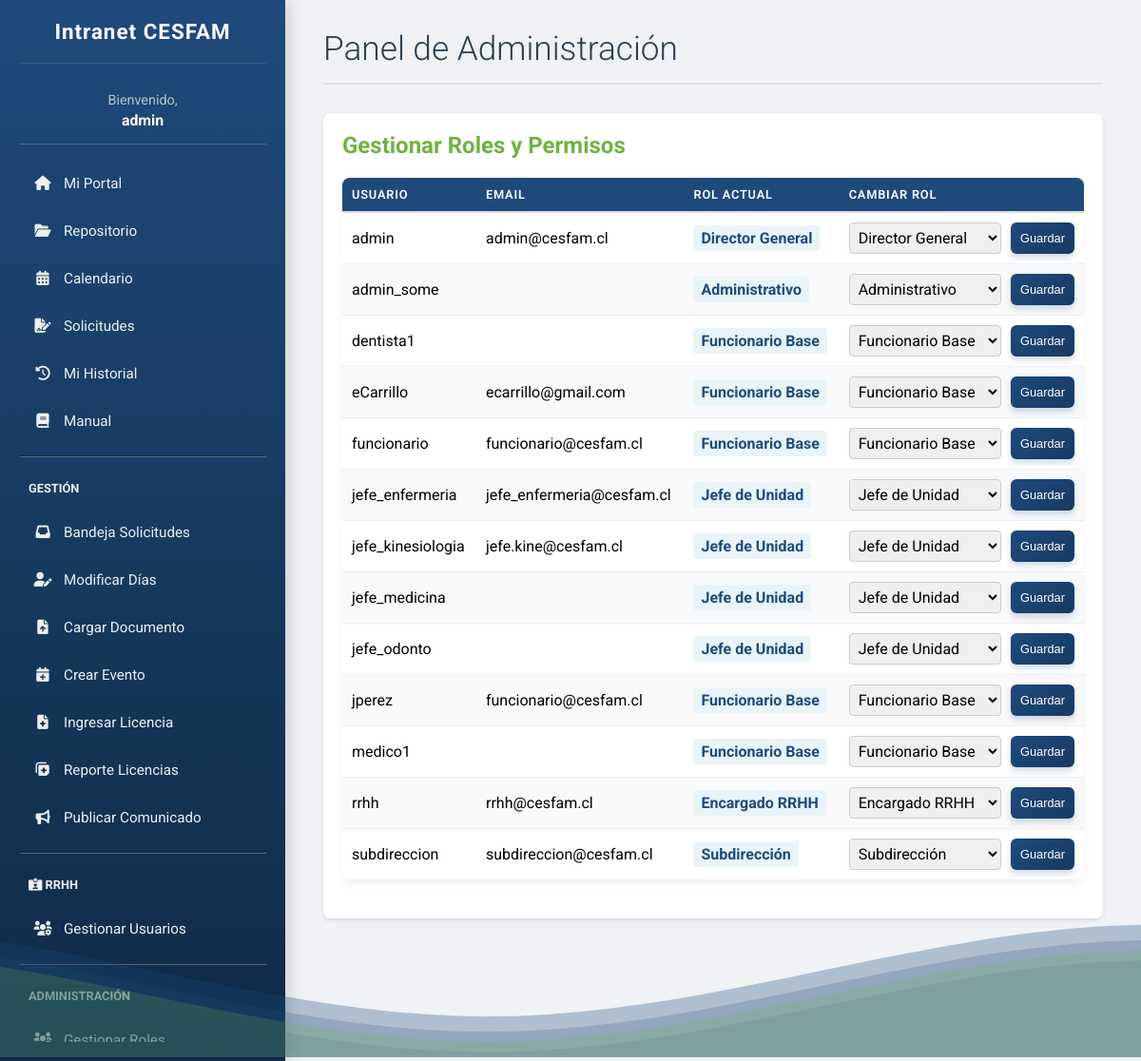
Page /roles/gestion/ (signed in) on the committed database.
### intranet/models.py (models this page shows, shortened)
class Funcionarios(AbstractUser):
    nombre = models.CharField(max_length=100, blank=True)
    id_rol = models.ForeignKey(Roles, on_delete=models.SET_NULL, null=True, blank=True)
    id_unidad = models.ForeignKey(Unidades, on_delete=models.SET_NULL, null=True, blank=True)
    es_jefe_unidad = models.BooleanField(default=False, verbose_name="Es Jefe de Unidad")

class Roles(models.Model):
    nombre_rol = models.CharField(max_length=100, unique=True)
    nivel_jerarquico = models.IntegerField(default=5)
    class Meta:
        verbose_name_plural = "Roles"

### intranet/views.py (the view, shortened to what this page needs)
# urls.py: path('roles/gestion/', views.admin_roles_view, name='roles_gestion'),
@login_required(login_url='login')
@user_passes_test(es_admin, login_url='login')
def admin_roles_view(request):
    users_list = Funcionarios.objects.all().order_by('username')
    roles_list = Roles.objects.all()
    context = {
        'users': users_list,
        'roles': roles_list
    }
    return render(request, 'admin_roles.html', context)

### intranet/views.py (called while the page is built)
def es_admin(user):
    return user.is_superuser

### intranet/templates/admin_roles.html (shortened to what this page needs)
{% extends 'base.html' %} {% load static %}
{% block content %}
<header class="header">
    <h1>Panel de Administración</h1>
</header>
<section class="content-box">
    <h2>Gestionar Roles y Permisos</h2>
    <table style="width:100%; border-collapse: collapse;">
        <thead style="text-align: left;">
            <tr>
                <th style="padding: 10px; border-bottom: 2px solid #ddd;">Usuario</th>
                <th style="padding: 10px; border-bottom: 2px solid #ddd;">Email</th>
                <th style="padding: 10px; border-bottom: 2px solid #ddd;">Rol Actual</th>
                <th style="padding: 10px; border-bottom: 2px solid #ddd;">Cambiar Rol</th>
            </tr>
        </thead>
        <tbody>
            {% for u in users %}
            <tr>
                <td style="padding: 10px; border-bottom: 1px solid #eee;">{{ u.username }}</td>
                <td style="padding: 10px; border-bottom: 1px solid #eee;">{{ u.email }}</td>
                <td style="padding: 10px; border-bottom: 1px solid #eee;">
                    <span style="background-color: #e8f4f8; color: #1E4A7B; padding: 4px 8px; border-radius: 4px; font-weight: bold;">
                        {{ u.id_rol.nombre_rol|default:"Sin Rol" }}
                    </span>
                </td>
                <td style="padding: 10px; border-bottom: 1px solid #eee;">
                    <form method="POST" style="display: flex; gap: 10px;">
                        <select name="new_role" style="padding: 5px; border-radius: 4px; border: 1px solid #ccc;">
                            {% for r in roles %}
                                <option value="{{ r.pk }}" {% if u.id_rol and u.id_rol.pk == r.pk %}selected{% endif %}>{{ r.nombre_rol }}</option>
                            {% endfor %}
                        </select>
                        <button type="submit" style="padding: 5px 10px; font-size: 0.8em;">Guardar</button>
                    </form>
                </td>
            </tr>
            {% empty %}
            <tr>
                <td colspan="4" style="padding: 10px; text-align: center;">No hay usuarios registrados.</td>
            </tr>
            {% endfor %}
        </tbody>
    </table>
</section>
{% endblock %}

### intranet/templates/base.html (shortened to what this page needs)
{% load static %}
<!DOCTYPE html>
<html lang="es">
<head>
    <link rel="stylesheet" href="https://cdnjs.cloudflare.com/ajax/libs/font-awesome/6.0.0/css/all.min.css">
    <link rel="stylesheet" href="{% static 'style.css' %}">
</head>
<body>
    <nav class="sidebar">
        <h2>Intranet CESFAM</h2>
        <div class="user-display">
            {% if user.is_authenticated %}
                Bienvenido, <b>{{ user.username|truncatechars:18 }}</b>
            {% endif %}
        </div>
        {% if user.is_authenticated %}
        <ul>
            <li class="{% if request.resolver_match.url_name == 'dashboard' %}active{% endif %}">
                <a href="{% url 'dashboard' %}"><i class="fas fa-home"></i> Mi Portal</a>
            </li>
            <li class="{% if request.resolver_match.url_name == 'documentos' %}active{% endif %}">
                <a href="{% url 'documentos' %}"><i class="fas fa-folder-open"></i> Repositorio</a>
            </li>
            <li class="{% if request.resolver_match.url_name == 'calendario' %}active{% endif %}">
                <a href="{% url 'calendario' %}"><i class="fas fa-calendar-alt"></i> Calendario</a>
            </li>
            <li class="{% if request.resolver_match.url_name == 'gestion_solicitudes' %}active{% endif %}">
                <a href="{% url 'gestion_solicitudes' %}"><i class="fas fa-file-signature"></i> Solicitudes</a>
            </li>
             <li class="{% if request.resolver_match.url_name == 'historial_personal' %}active{% endif %}">
                <a href="{% url 'historial_personal' %}"><i class="fas fa-history"></i> Mi Historial</a>
            </li>
            <li class="{% if request.resolver_match.url_name == 'manual' %}active{% endif %}">
                <a href="{% url 'manual' %}"><i class="fas fa-book"></i> Manual</a>
            </li>
            {% if user.is_staff %}
            <hr style="border-color: #4b6b8b; margin: 15px 0;">
            <li style="padding: 10px; color: #ecf0f1; text-transform: uppercase; font-size: 0.8em; font-weight: bold;">Gestión</li>
            <li class="{% if request.resolver_match.url_name == 'reporte_solicitudes' %}active{% endif %}">
                <a href="{% url 'reporte_solicitudes' %}"><i class="fas fa-inbox"></i> Bandeja Solicitudes</a>
            </li>
            <li class="{% if request.resolver_match.url_name == 'gestion_dias' %}active{% endif %}">
                <a href="{% url 'gestion_dias' %}"><i class="fas fa-user-edit"></i> Modificar Días</a>
            </li>
            <li class="{% if request.resolver_match.url_name == 'gestion_documentos' %}active{% endif %}">
                <a href="{% url 'gestion_documentos' %}"><i class="fas fa-file-upload"></i> Cargar Documento</a>
            </li>
            <li class="{% if request.resolver_match.url_name == 'gestion_calendario' %}active{% endif %}">
                <a href="{% url 'gestion_calendario' %}"><i class="fas fa-calendar-plus"></i> Crear Evento</a>
            </li>
            <li class="{% if request.resolver_match.url_name == 'gestion_licencias' %}active{% endif %}">
                <a href="{% url 'gestion_licencias' %}"><i class="fas fa-file-medical"></i> Ingresar Licencia</a>
            </li>
            <li class="{% if request.resolver_match.url_name == 'reporte_licencias' %}active{% endif %}">
                <a href="{% url 'reporte_licencias' %}"><i class="fas fa-notes-medical"></i> Reporte Licencias</a>
            </li>
            <li class="{% if request.resolver_match.url_name == 'crear_comunicado' %}active{% endif %}">
                <a href="{% url 'crear_comunicado' %}"><i class="fas fa-bullhorn"></i> Publicar Comunicado</a>
            </li>
            {% endif %}
            {% if user.id_rol and user.id_rol.nivel_jerarquico <= 2 or user.is_superuser %}
            <hr style="border-color: #4b6b8b; margin: 15px 0;">
            <li style="padding: 10px; color: #ecf0f1; text-transform: uppercase; font-size: 0.8em; font-weight: bold;">
                <i class="fas fa-id-card-alt"></i> RRHH
            </li>
            <li class="{% if request.resolver_match.url_name == 'gestion_usuarios' %}active{% endif %}">
                <a href="{% url 'gestion_usuarios' %}"><i class="fas fa-users-cog"></i> Gestionar Usuarios</a>
            </li>
            {% endif %}
            {% if user.is_superuser %}
            <hr style="border-color: #4b6b8b; margin: 15px 0;">
            <li style="padding: 10px; color: #ecf0f1; text-transform: uppercase; font-size: 0.8em; font-weight: bold;">Administración</li>
            <li class="{% if request.resolver_match.url_name == 'roles_gestion' %}active{% endif %}">
                <a href="{% url 'roles_gestion' %}"><i class="fas fa-users-cog"></i> Gestionar Roles</a>
            </li>
            {% endif %}
        </ul>
        {% endif %}
    </nav>
    <main class="main-content">
        {% block content %}{% endblock %}
    </main>
    <div class="waves-container">
    </div>
</body>
</html>

### intranet/static/style.css (style rules this page uses)
body, h1, h2, h3, h4, ul, p { margin: 0; padding: 0; font-family: 'Roboto', sans-serif; box-sizing: border-box; }
body { display: flex; height: 100vh; background-color: #f0f2f5; }
.sidebar { width: 260px; background: linear-gradient(180deg, #1E4A7B 0%, #102a45 100%); color: white; padding: 20px; height: 100vh; display: flex; flex-direction: column; box-shadow: 4px 0 15px rgba(0,0,0,0.15); }
.sidebar h2 { text-align: center; margin-bottom: 30px; font-size: 1.4em; font-weight: 700; letter-spacing: 1px; border-bottom: 1px solid rgba(255,255,255,0.1); padding-bottom: 20px; }
.sidebar .user-display { text-align: center; margin-bottom: 20px; font-size: 0.9em; color: #bdc3c7; }
.sidebar ul { list-style: none; flex-grow: 1; overflow-y: auto; }
.sidebar ul li { margin-bottom: 8px; }
.sidebar ul li a { text-decoration: none; color: #ecf0f1; display: flex; align-items: center; gap: 12px; padding: 12px 15px; border-radius: 8px; transition: all 0.3s ease; font-size: 0.95em; }
.sidebar ul li a i { width: 20px; text-align: center; }
.main-content { flex-grow: 1; padding: 40px; overflow-y: auto; }
.header { margin-bottom: 30px; border-bottom: 2px solid #e0e0e0; padding-bottom: 15px; }
.header h1 { color: #2c3e50; font-size: 2.2em; font-weight: 300; }
table { width: 100%; border-collapse: collapse; background-color: white; border-radius: 8px; overflow: hidden; box-shadow: 0 4px 6px rgba(0,0,0,0.05); margin-bottom: 20px; }
thead { background-color: #1E4A7B; color: white; }
th, td { padding: 16px 15px; text-align: left; border-bottom: 1px solid #eee; }
th { font-weight: 600; text-transform: uppercase; font-size: 0.8em; letter-spacing: 0.8px; }
tbody tr:nth-child(even) { background-color: #f8f9fa; }
.content-box { background-color: white; padding: 30px; border-radius: 10px; box-shadow: 0 2px 15px rgba(0,0,0,0.05); margin-bottom: 30px; }
.content-box h2 { color: #2c3e50; margin-bottom: 20px; font-size: 1.5em; }
input[type="text"], input[type="date"], input[type="number"], input[type="password"], input[type="email"], select, textarea { width: 100%; padding: 12px; border: 1px solid #ddd; border-radius: 6px; font-size: 1em; transition: border-color 0.3s; font-family: 'Roboto', sans-serif; }
button, .action-button { background: linear-gradient(135deg, #1E4A7B 0%, #163a63 100%); color: white; border: none; padding: 12px 25px; border-radius: 6px; cursor: pointer; font-size: 1em; font-weight: 500; transition: all 0.3s ease; display: inline-block; box-shadow: 0 4px 6px rgba(30, 74, 123, 0.2); }
.content-box { background-color: white; padding: 20px; border-radius: 8px; box-shadow: 0 2px 5px rgba(0,0,0,0.1); }
.content-box h2 { margin-bottom: 20px; color: #6DB33F; }
.user-display { color: #d1e2f4; font-size: 0.85em; padding: 0 10px 15px 10px; border-bottom: 1px solid #4b6b8b; margin-bottom: 30px; text-align: center; }
.user-display b { display: block; font-weight: bold; color: white; font-size: 1.1em; margin-top: 3px; }
.main-content { padding-top: 30px !important; }
.main-content { animation: fadeIn 0.5s ease-out; }
.waves-container { position: fixed; bottom: 0; left: 0; width: 100%; height: 15vh; margin-bottom: -7px; z-index: 0; pointer-events: none; }
.waves { position: relative; width: 100%; height: 100%; margin-bottom: -7px; min-height: 100px; max-height: 150px; }
.main-content { position: relative; z-index: 1; }

### rows in the picture
Funcionarios: username "admin", email "admin@cesfam.cl", id_rol.nombre_rol "Director General", new_role "Director General"
Funcionarios: username "admin_some", id_rol.nombre_rol "Administrativo", new_role "Administrativo"
Funcionarios: username "dentista1", id_rol.nombre_rol "Funcionario Base", new_role "Funcionario Base"
Funcionarios: username "eCarrillo", email "ecarrillo@gmail.com", id_rol.nombre_rol "Funcionario Base", new_role "Funcionario Base"
Funcionarios: username "funcionario", email "funcionario@cesfam.cl", id_rol.nombre_rol "Funcionario Base", new_role "Funcionario Base"
Funcionarios: username "jefe_enfermeria", email "jefe_enfermeria@cesfam.cl", id_rol.nombre_rol "Jefe de Unidad", new_role "Jefe de Unidad"
Funcionarios: username "jefe_kinesiologia", email "jefe.kine@cesfam.cl", id_rol.nombre_rol "Jefe de Unidad", new_role "Jefe de Unidad"
Funcionarios: username "jefe_medicina", id_rol.nombre_rol "Jefe de Unidad", new_role "Jefe de Unidad"
Funcionarios: username "jefe_odonto", id_rol.nombre_rol "Jefe de Unidad", new_role "Jefe de Unidad"
Funcionarios: username "jperez", email "funcionario@cesfam.cl", id_rol.nombre_rol "Funcionario Base", new_role "Funcionario Base"
Funcionarios: username "medico1", id_rol.nombre_rol "Funcionario Base", new_role "Funcionario Base"
Funcionarios: username "rrhh", email "rrhh@cesfam.cl", id_rol.nombre_rol "Encargado RRHH", new_role "Encargado RRHH"
Funcionarios: username "subdireccion", email "subdireccion@cesfam.cl", id_rol.nombre_rol "Subdirección", new_role "Subdirección"
